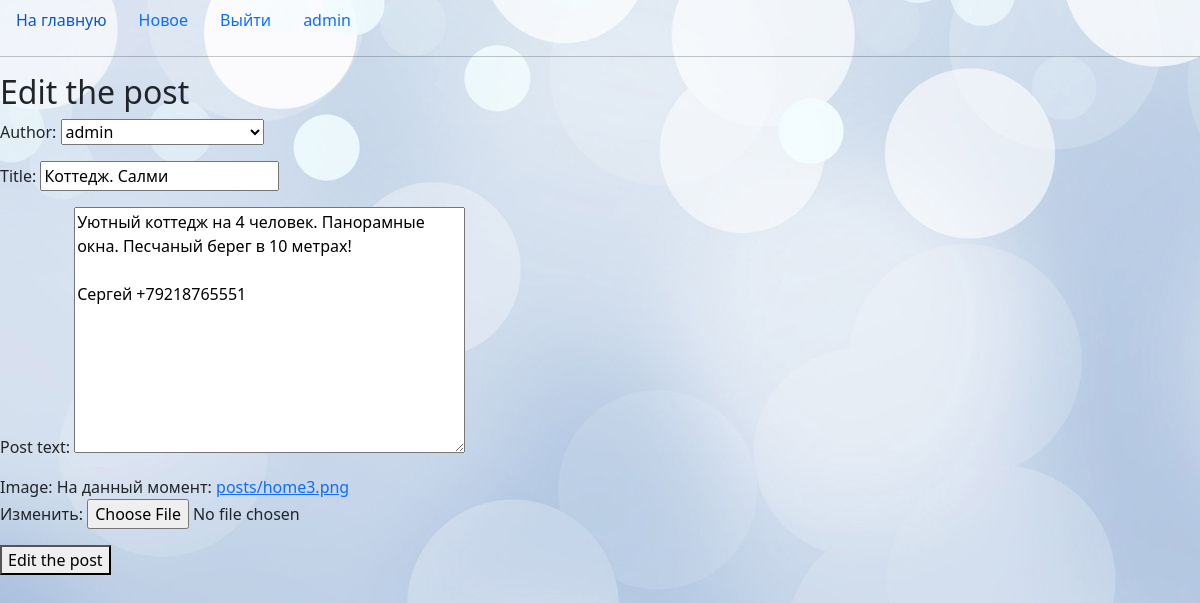
/blog/posts/11/edit/ (signed in), run on the app's committed database.
### users/models.py (models this page shows)
class CustomUser(AbstractUser):
    phone = models.CharField(max_length=20, verbose_name="Телефон")
    city = models.CharField(max_length=100, verbose_name="Город")
    image = models.ImageField(upload_to="users/", null=True, verbose_name="Image")

### blog/models.py (models this page shows, shortened)
class Post(models.Model):
    author = models.ForeignKey(User, on_delete=models.CASCADE, verbose_name="Author")
    title = models.CharField(max_length=200, verbose_name="Title")
    text = models.TextField(verbose_name="Post text")
    created_at = models.DateTimeField(default=timezone.now, verbose_name="Created at", editable=False)
    image = models.ImageField(upload_to='posts/', null=True, verbose_name='Image')
    slug = models.SlugField(max_length=200, unique=True, editable=False, null=True)
    class Meta:
        verbose_name = "Post"           # table name
        verbose_name_plural = "Posts"   # table name plural

### blog/views.py (the view)
# urls.py: path('posts/<int:pk>/edit/', post_edit, name='post_edit'),
@login_required
def post_edit(request, pk):
    post = get_object_or_404(Post, pk=pk)
    if request.method == "POST":
        form = PostForm(data=request.POST, instance=post)
        if form.is_valid():
            form.save()
            return post_list(request)
    else:
        form = PostForm(instance=post)
    context = {
        'form': form,
        'title': 'Edit post'
    }
    return render(request, template_name='blog/post_edit.html', context=context)

### blog/forms.py
class PostForm(forms.ModelForm):
    def __init__(self, *args, **kwargs):
        author = kwargs.pop('author', None)
        super(PostForm, self).__init__(*args, **kwargs)
        if author:
            self.fields['author'].initial = author
            self.fields['author'].disabled = True
    class Meta:
        model = Post
        fields = ['author', 'title', 'text', 'image']

### blog/templates/blog/post_edit.html (shortened to what this page needs)
{% extends 'blog/base.html' %}
{% block content %}
<h2>Edit the post</h2>
<form action="" method="post">
    {{ form.as_p }}
    <button type="submit">Edit the post</button>
</form>
{% endblock content %}

### blog/templates/blog/base.html (shortened to what this page needs)
{% load static %}
<!DOCTYPE html>
<html lang="en">
<head>
    <link href="https://cdn.jsdelivr.net/npm/bootstrap@5.3.3/dist/css/bootstrap.min.css" rel="stylesheet">
</head>
<body style="background-image: url('{% static 'img/background2.png' %}')">
<nav class="nav">
  <a class="nav-link" href="{% url 'blog:index' %}">На главную</a>
  {% if user.is_authenticated %}
  <a class="nav-link" href="{% url 'blog:add_post' %}">Новое</a>
  <a class="nav-link" href="{% url 'users:logout' %}">Выйти</a>
  <a class="nav-link" href="{% url 'users:detail' pk=user.pk %}">{{user.username}}</a>
  {% endif %}
</nav>
<hr>
{% block content %}
{% endblock content %}
</body>
</html>

### data on the page
CustomUser: username "admin"
Post: author "admin", title "Коттедж. Салми", text "Уютный коттедж на 4 человек. Панорамные окна. Песчаный берег в 10 метрах! Сергей +79218765551"
